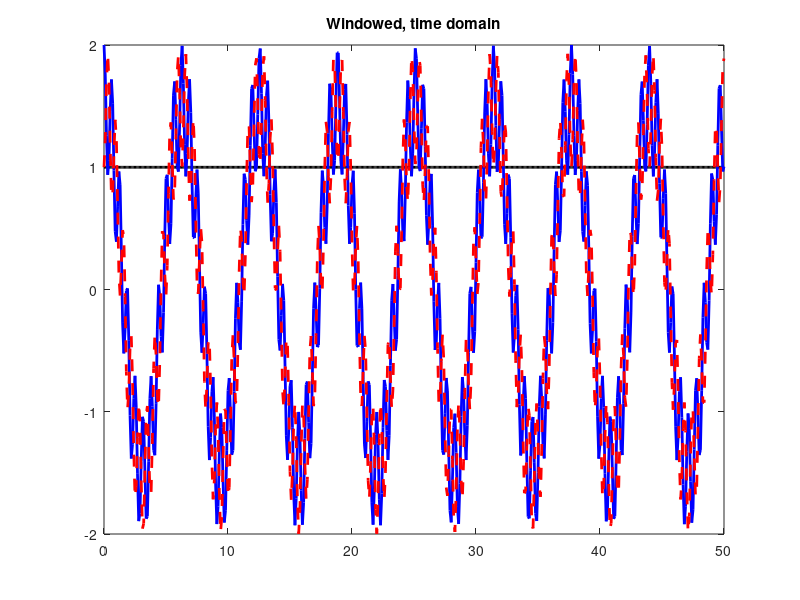
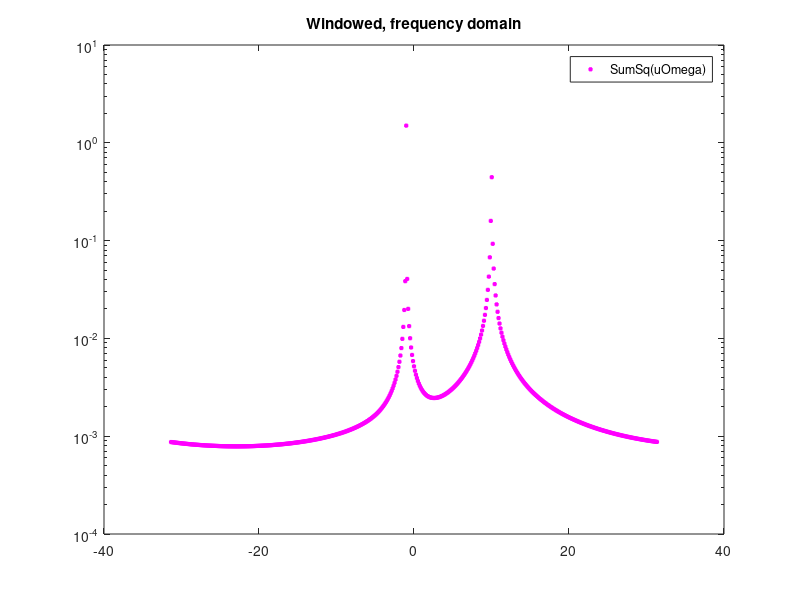

Write the MATLAB code that produced these figures, in order.
%-*-octave-*--
%
% hamsim: perform a Hamiltonian simulation u(t) = exp(iHt) b
%
% USAGE:
% 
% [u] = hamsim(H, bvec, verbose, cfl)
%
% INPUT:
% H: Hermitian matrix
% bvec: Right hand side
%
% OUTPUT:
% u: solution vector at every time step
%
function [uTime] = hamsim(H, bvec, verbose, cfl)
  filterTime = 0;
  firstOrder = 1;
  leapFrog = 0;
  magnus = 1;
  abs_or_real=0; # plot the abs of the solution (1 for real)

  U=[-1, -1; -1, 1]/sqrt(2);
  Lambda=[-1 , 0; 0, 10];

  H = U*Lambda*U';

  H2 = H*H;

  if nargin < 2
    bvec = [2;1];
  end

  if nargin < 3
    verbose = 1;
  end
  
  if nargin < 4
    cfl = 1;
  end

  [n1 n2] = size(H);
  [n3 n4] = size(bvec);
  printf("size(H)=(%d, %d), size(bvec)=(%d, %d)\n", n1, n2, n3, n4);

% The number of columns in b doesn't really matter
  if (n1 == n2 && n3 == n1)
    goodDim=1;
  else
    goodDim=0;
  end

  if !goodDim
    printf("Dimensions make no sense, sorry...\n");
    return;
  end
  printf("Dimensions look ok...\n");
#  return;
  
  Nrow = n1; # vector dimension

# estimate largest eigenvalue

  lambda = eig(H);
  maxeig = norm(lambda,"inf");
  if (verbose)
    printf("(maxeig) = (%e)\n", maxeig);
  end

# final time
  Tfinal = 50;

# time step
  dt = cfl/maxeig; # largest eigenvalue of H0 = d3, H0+poly*H1 estimated by maxeig
  nsteps = ceil(Tfinal/dt)+1;
  dt = Tfinal/(nsteps-1);
  if (verbose)
    printf("Final time = %e, number of time steps = %d, max eigenvalue = %e, cfl = %e, time step = %e\n", ...
	   Tfinal, nsteps, maxeig, cfl, dt);
  end

# allocation of solution vectors
  uTime = zeros(Nrow,nsteps);

# initial data 
  uTime(:,1) = bvec;
  
# 3rd order Taylor expansion to t = +dt
#  uTime(:,2) = bvec + dt * I * H *bvec - 0.5*dt^2 * (H2*bvec) ;

# 4th order Taylor expansion to t = +dt
  uTime(:,2) = bvec + dt * I * H *bvec - 0.5*dt^2 * (H*H*bvec) - I*(dt^3)/6 * H*H*H*bvec ;
# adding another term in the expansion generates more wiggles

# for computing the energy
  v1 = zeros(Nrow,1);
  v2 = zeros(Nrow,1);

  t=dt;
  step=1;
# evaluate energy
  if (verbose)
    v1 = uTime(:,step+1) + uTime(:,step);
    v2 = uTime(:,step+1) - uTime(:,step);
    energy = 0.25*(norm(v1)^2 - norm(v2)^2);

    printf("Time step = %d, time = %e, energy = %e\n", step, t, energy);
  end # if verbose

# time stepping loop, harmonic oscillator, 1st order formulation

  if (firstOrder)
    if (leapFrog)
      for step=2:nsteps-1
	uTime(:,step+1) = uTime(:,step-1) + 2*dt*I*(H*uTime(:,step));

	t = t+dt;
				# evaluate energy
	if (verbose)
	  if (mod(step,1000)==0 || step==nsteps-1)
	    v1 = uTime(:,step+1) + uTime(:,step);
	    v2 = uTime(:,step+1) - uTime(:,step);
	    energy = 0.25*(norm(v1)^2 - norm(v2)^2);

	    printf("Time step = %d, time = %e, energy = %e\n", step, t, energy);
	  end
	end # if verbose
      end # time stepping loop
    elseif (magnus)
       expH = zeros(Nrow,Nrow);
      for row=1:Nrow
	expH(row,row) = exp(I*dt*Lambda(row,row));
      end
      expH
      for step=1:nsteps-1
	uTime(:,step+1) = U*expH*U' * uTime(:,step);

	t = t+dt;
				# evaluate energy
	if (verbose)
	  if (mod(step,1000)==0 || step==nsteps-1)
	    v1 = uTime(:,step+1) + uTime(:,step);
	    v2 = uTime(:,step+1) - uTime(:,step);
	    energy = 0.25*(norm(v1)^2 - norm(v2)^2);

	    printf("Time step = %d, time = %e, energy = %e\n", step, t, energy);
	  end
	end # if verbose
      end # time stepping loop
    else
				# RK-4
      k1 = zeros(Nrow,1);
      k2 = zeros(Nrow,1);
      k3 = zeros(Nrow,1);
      k4 = zeros(Nrow,1);
      for step=1:nsteps-1
	
	k1 = I*H*uTime(:,step);
	k2 = k1 + 0.5*dt*I*H*k1;
	k3 = k1 + 0.5*dt*I*H*k2;
	k4 = k1 + dt*I*H*k3;

	uTime(:,step+1) = uTime(:,step) + dt/6 * (k1 + 2*k2 + 2*k3 + k4);
	
	t = t+dt;
				# evaluate energy
	if (verbose)
	  if (mod(step,1000)==0 || step==nsteps-1)
	    v1 = uTime(:,step+1) + uTime(:,step);
	    v2 = uTime(:,step+1) - uTime(:,step);
	    energy = 0.25*(norm(v1)^2 - norm(v2)^2);

	    printf("Time step = %d, time = %e, energy = %e\n", step, t, energy);
	  end
	end # if verbose
      end # time stepping loop
    end # RK-4
  else
# second order formulation
    dt2 = dt*dt;
    for step=2:nsteps-1
      uTime(:,step+1) = 2*uTime(:,step) - uTime(:,step-1) - dt2*H2*uTime(:,step);

      t = t+dt;
				# evaluate energy
      if (verbose)
	if (mod(step,1000)==0 || step==nsteps-1)
	  v1 = uTime(:,step+1) + uTime(:,step);
	  v2 = uTime(:,step+1) - uTime(:,step);
	  energy = 0.25*(norm(v1)^2 - norm(v2)^2);

	  printf("Time step = %d, time = %e, energy = %e\n", step, t, energy);
	end
      end # if verbose
    end # time stepping loop
  end
  
  Tperiod = Tfinal+dt;
  df = 1/Tperiod;
  Nf = nsteps;
  td = dt*[0:nsteps-1];

#  legend("u0", "u1","location","northeast");

  
# Filter the numerical solution to get rid of small high wavenumber oscillations
% optionally filter
  if (filterTime)
    fc = 0.5*Nf;
    [b a]=mybutter2(2*dt*fc);
    uFilt = zeros(Nrow,nsteps);
    for k=1:Nrow
      uFilt(k,:)= myfiltfilt(b,a,uTime(k,:));
    end

    figure(3);
    h = plot(td, uFilt(1,:),'b', td, uFilt(2,:),'r--');
    set(h,"linewidth",2);
    title("Filtered Time domain");
#    uTime = uFilt;
  end
  

	     # Window the time response before Fourier transforming it
  wind = ones(1,nsteps);
#  wind = sin(pi*td/Tperiod);
#  wind = exp(-( (td-0.5*Tperiod)/(0.5*Tperiod/4) ).^2);
  uWind = zeros(Nrow, nsteps);
  for (k=1:Nrow)
    uWind(k,:) = uTime(k,:).*wind;
  end
  
  freq=[ -(ceil((Nf-1)/2):-1:1), 0, (1:floor((Nf-1)/2)) ] * df; # In Hz
  om = 2*pi*freq; % angular frequency
# Discrete Fourier transformation of the time traces
#  uOmega = fftshift(fft(ifftshift(uWind),Nf,2))/Nf;
  uOmega = fftshift(fft(uWind,Nf,2))/Nf;

				# find the eigenvalues
  uAvg = sqrt(sumsq(uOmega, 1)/Nrow);
  
  if (verbose)
    figure(1);
    h = plot(td, wind, 'k', td, uWind(1,:),'b', td, uWind(2,:),'r--');
    set(h,"linewidth",2);
    title("Windowed, time domain");

    figure(2);
    h = semilogy( om, uAvg, 'm+');
    
    set(h,"linewidth",2);
    set(h,"markersize",3);
    legend("SumSq(uOmega)");
    title("Windowed, frequency domain");
    
  end

end
